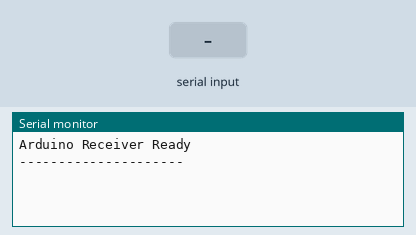
Recording of a sketch running on a simulated ESP32. Parts: the last lines printed to the serial monitor. The test bench sets the inputs (shaded band).

Above: at 1.2 s.
1.3 s: "90,45\n" received over Serial
At 2.3 s:
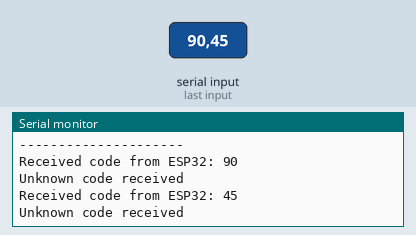
2.8 s: "1\n" received over Serial
At 3.9 s:
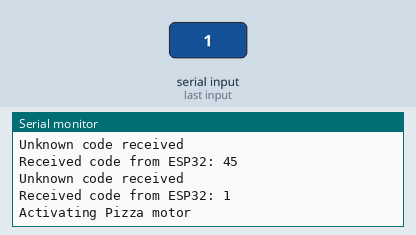
4.3 s: "2\n" received over Serial
At 5.1 s:
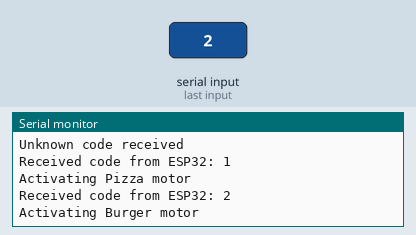
5.8 s: "3\n" received over Serial
At 6.2 s:
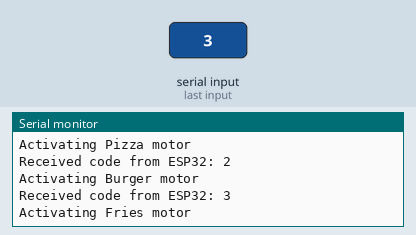
7.3 s: "4\n" received over Serial
At 8.6 s:
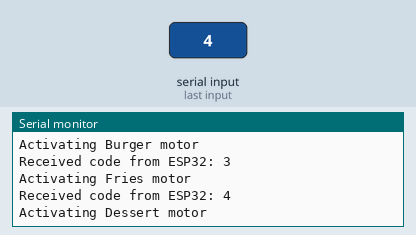
Timing chart, 0 to 9.8 s (numbered marks = the images above; inputs shaded):
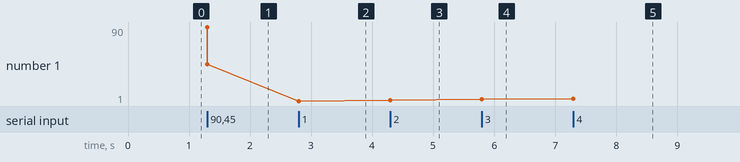

Measured:
- after the input at 1.3 s, the serial monitor: prints a new line at once (image 1)
- after the input at 2.8 s, the serial monitor: prints a new line at once (image 2)
- after the input at 4.3 s, the serial monitor: prints a new line at once (image 3)
- after the input at 5.8 s, the serial monitor: prints a new line at once (image 4)
- after the input at 7.3 s, the serial monitor: prints a new line at once (image 5)
- plotted number 1: 45 → 1 after the input at 2.8 s, 1 → 2 after the input at 4.3 s, 2 → 3 after the input at 5.8 s, 3 → 4 after the input at 7.3 s

The sketch:

arduino_receiver.ino
```cpp
void setup() {
  // Initialize Serial for debugging
  Serial.begin(9600);

  Serial.println("Arduino Receiver Ready");
  Serial.println("---------------------");
}

void loop() {
  // Check if data is available to read
  if (Serial.available() > 0) {
    // Read the incoming code
    int code = Serial.parseInt();

    // Only process if we got a valid number (not 0 from empty line)
    if (code > 0) {
      // Print the received code
      Serial.print("Received code from ESP32: ");
      Serial.println(code);

      // Here you can add your code to handle different motor numbers
      switch(code) {
        case 1:
          Serial.println("Activating Pizza motor");
          break;
        case 2:
          Serial.println("Activating Burger motor");
          break;
        case 3:
          Serial.println("Activating Fries motor");
          break;
        case 4:
          Serial.println("Activating Dessert motor");
          break;
        default:
          Serial.println("Unknown code received");
      }
    }
  }
} 
```
